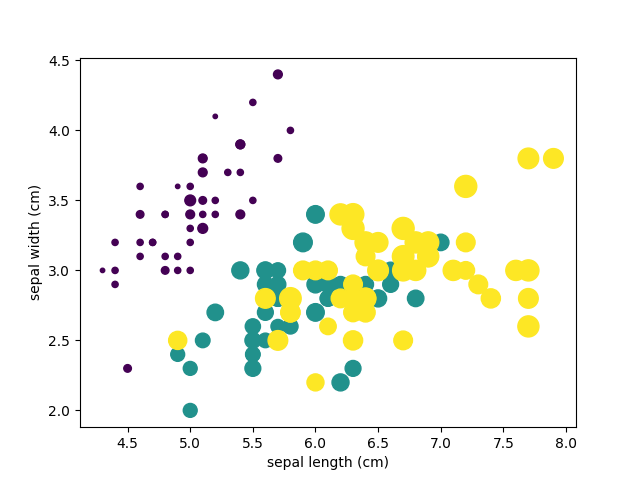

This chart was generated by the following Python code:
import numpy as np
import matplotlib as mpl
import matplotlib.pyplot as plt
import random

from sklearn.datasets import load_iris

plt.style.use("seaborn-v0_8-bright")

iris = load_iris()
features = iris.data.T
plt.scatter(features[0], features[1], s=100*features[3], c=iris.target, cmap="viridis")
plt.xlabel(iris.feature_names[0])
plt.ylabel(iris.feature_names[1])

plt.savefig("scatterplot.png")